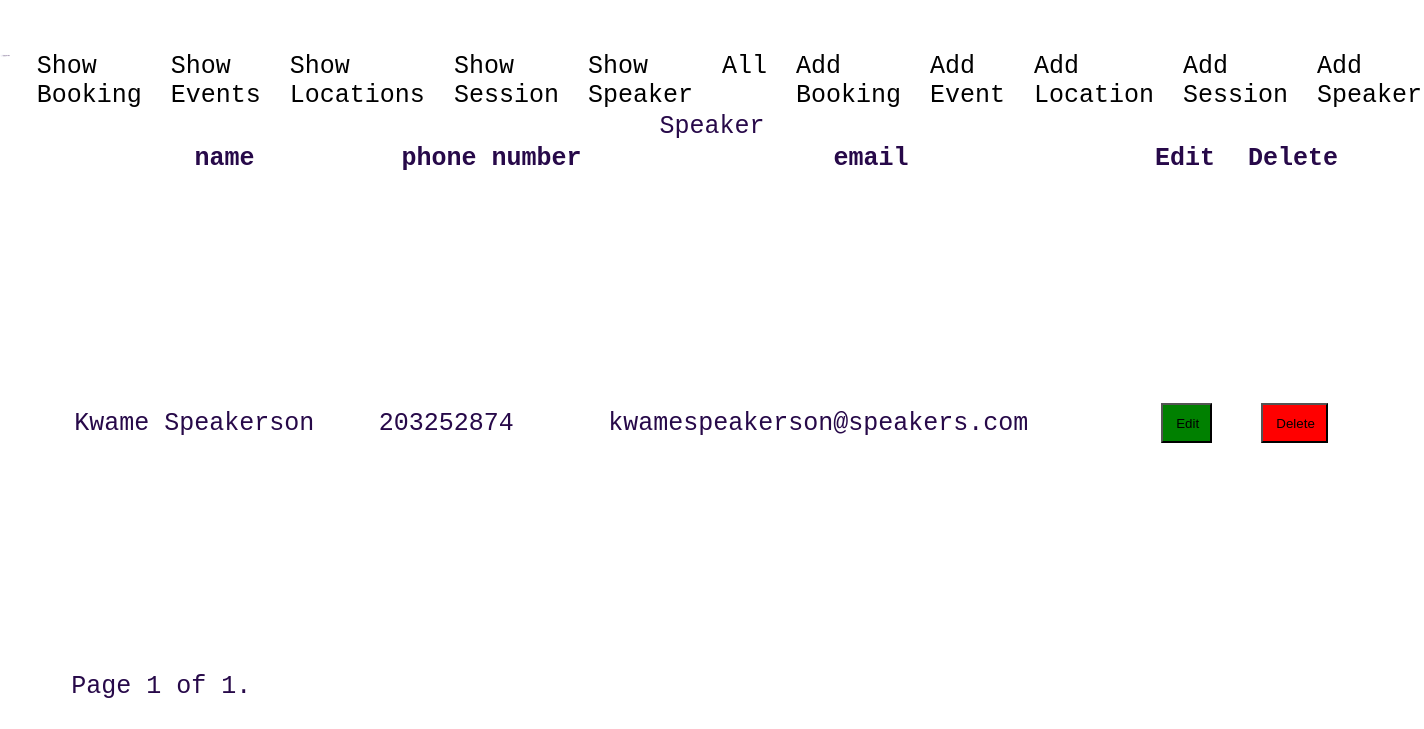
Page /showSpeaker/ (signed in) on the earlier database version.
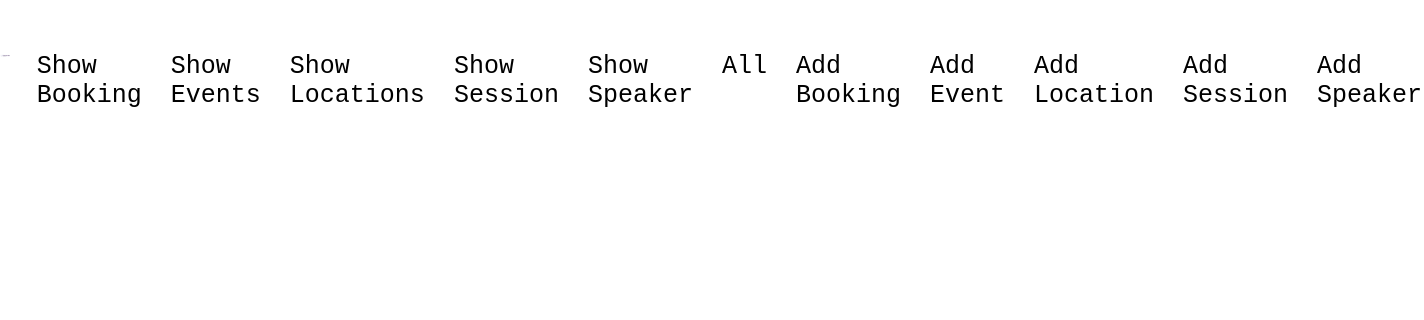
Same page on the later database version.
### booking/models.py (models this page shows, shortened)
class Speaker(models.Model):
    name=models.CharField(max_length=100)
    phone_number=models.IntegerField()
    email=models.EmailField()

### booking/views.py (the view)
# urls.py: path('showSpeaker/', views.SpeakerListView.as_view(), name='speaker'),
@method_decorator(login_required(login_url='/login/'), name='dispatch')
class SpeakerListView(generic.ListView ):
    Model=Speaker
    queryset=Speaker.objects.all()
    paginate_by = 25
    template_name="booking/showSpeaker.html"
    context_object_name = 'speaker'

### booking/templates/booking/showSpeaker.html (shortened to what this page needs)
{% extends "base.html" %}
{% load static %}
{% block content %}
{% if speaker %}
<div id="main-table">
    <table class="show-table">
    <caption>Speaker</caption>
    <thead>
        <tr>
            <th>name</th>
            <th>phone number</th>
            <th>email</th>
            <th>Edit</th>
            <th>Delete</th>
        </tr>
    </thead>
    <tbody>
        {% for speaker in page_obj %}
        <tr>
            <td>{{speaker.name}}</td>
            <td>{{speaker.phone_number}}</td>
            <td>{{speaker.email}}</td>
            <th><form action="{% url 'updateSpeaker' speaker.id %}" method="get">{% csrf_token %}<input class="edit" type="submit" value="Edit"></form></th>
            <th><form action="{% url 'deleteSpeaker' speaker.id %}" method="post">{% csrf_token %}<input class="delete" type="submit" value="Delete"></form></th>
            {% endfor %}
        </tr>
    </tbody>
</table>
<div class="pagination">
    <span class="step-links">
        <span class="current">
            Page {{ page_obj.number }} of {{ page_obj.paginator.num_pages }}.
        </span>
    </span>
</div>
</div>
{% endif %}
{% endblock %}

Differences in the rows shown:
removed Speaker: name "Kwame Speakerson", phone_number "203252874", email "kwamespeakerson@speakers.com"
Other differences:
{{ page_obj.number }}: "1" → (not shown)
{{ page_obj.paginator.num_pages }}: "1" → (not shown)
text no longer shown: "Speaker name phone number email Edit Delete Page of ."
